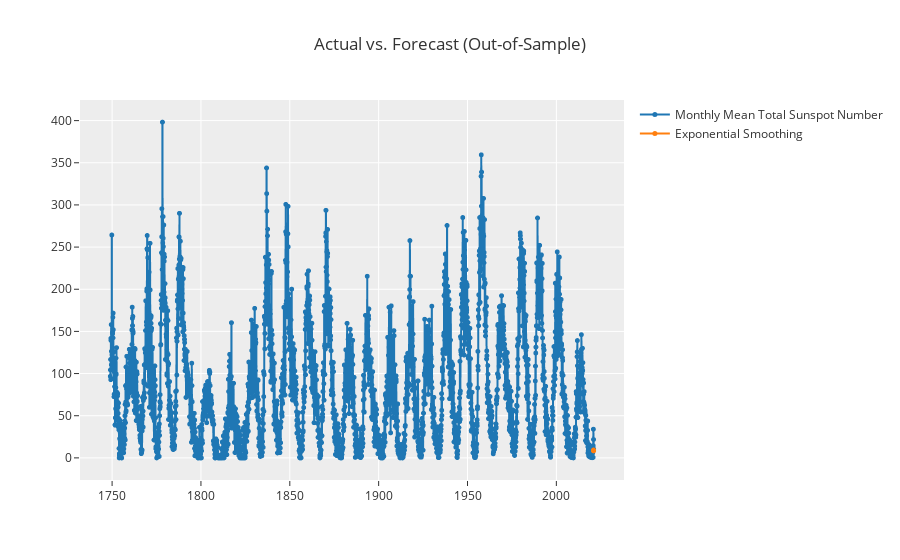

Notebook code for this chart:
### Code cell
# plot forecast
plot_model(best, plot = 'forecast')

### Figure 1 — Plotly figure (JSON) as saved in the notebook; plotly's stock layout.template omitted (floating-point values rounded to 4 significant figures; data arrays with more than 128 entries replaced by an {"elided": "..."} marker saying what was removed)
{"data": [{"line": {"color": "rgb(31, 119, 180)", "width": 2}, "marker": {"color": "rgb(31, 119, 180)", "size": 5}, "mode": "lines+markers", "name": "Monthly Mean Total Sunspot Number", "type": "scattergl", "x": {"elided": "3265 str values"}, "xaxis": "x", "y": {"elided": "3265 float values"}, "yaxis": "y"}, {"line": {"color": "rgb(255, 127, 14)", "width": 2}, "marker": {"color": "rgb(255, 127, 14)", "size": 5}, "mode": "lines+markers", "name": "Exponential Smoothing", "type": "scattergl", "x": {"elided": "3265 str values"}, "xaxis": "x", "y": {"elided": "3265 float values"}, "yaxis": "y"}], "layout": {"showlegend": true, "title": {"text": "Actual vs. Forecast (Out-of-Sample)"}, "xaxis": {"anchor": "y", "domain": [0, 1]}, "yaxis": {"anchor": "x", "domain": [0, 1]}}}
